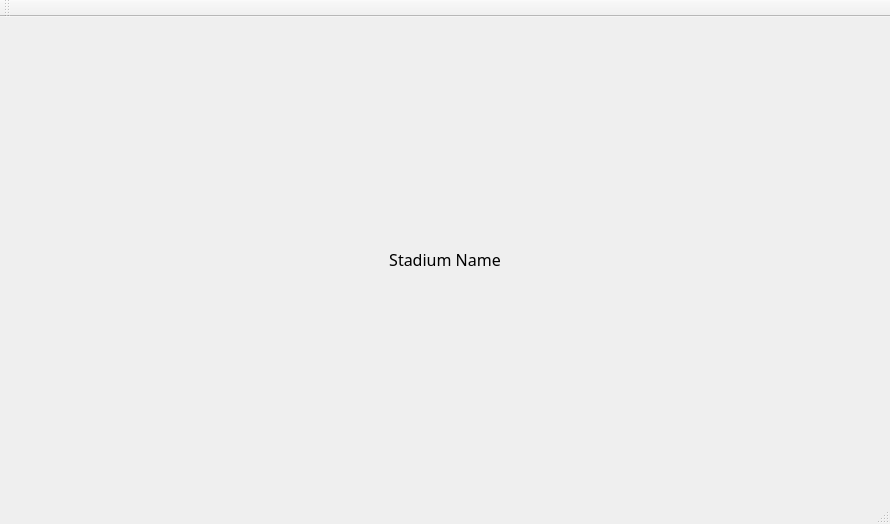
<?xml version="1.0" encoding="UTF-8"?>
<ui version="4.0">
 <class>W_BFSListClass</class>
 <widget class="QMainWindow" name="W_BFSListClass">
  <property name="geometry">
   <rect>
    <x>0</x>
    <y>0</y>
    <width>890</width>
    <height>524</height>
   </rect>
  </property>
  <property name="windowTitle">
   <string>W_BFSList</string>
  </property>
  <widget class="QWidget" name="centralWidget">
   <layout class="QVBoxLayout" name="verticalLayout">
    <item>
     <layout class="QHBoxLayout" name="horizontalLayout">
      <item>
       <widget class="QLabel" name="stadiumNameLabel">
        <property name="font">
         <font>
          <family>Yu Gothic Medium</family>
          <pointsize>12</pointsize>
         </font>
        </property>
        <property name="text">
         <string>Stadium Name</string>
        </property>
        <property name="alignment">
         <set>Qt::AlignCenter</set>
        </property>
       </widget>
      </item>
     </layout>
    </item>
   </layout>
  </widget>
  <widget class="QMenuBar" name="menuBar">
   <property name="geometry">
    <rect>
     <x>0</x>
     <y>0</y>
     <width>890</width>
     <height>22</height>
    </rect>
   </property>
  </widget>
  <widget class="QToolBar" name="mainToolBar">
   <attribute name="toolBarArea">
    <enum>TopToolBarArea</enum>
   </attribute>
   <attribute name="toolBarBreak">
    <bool>false</bool>
   </attribute>
  </widget>
  <widget class="QStatusBar" name="statusBar"/>
 </widget>
 <layoutdefault spacing="6" margin="11"/>
 <resources/>
 <connections/>
</ui>
